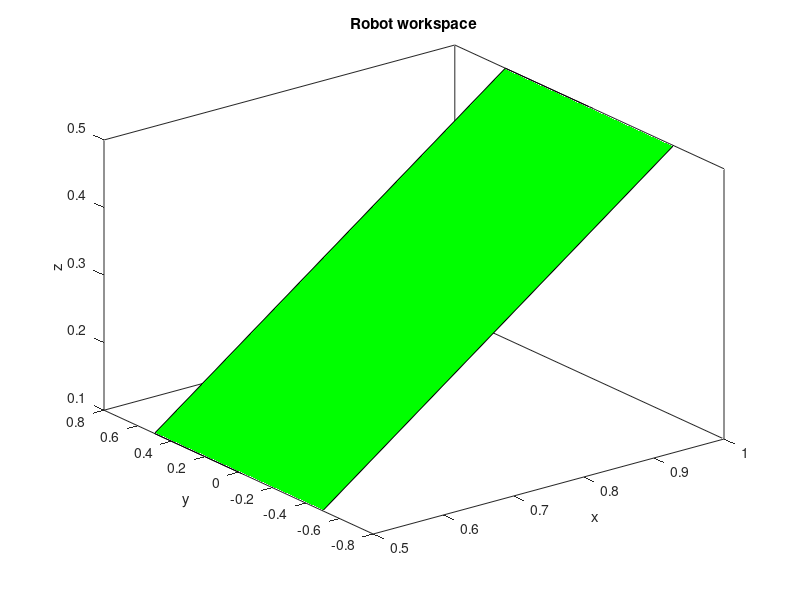

MATLAB code for this plot:
% Define the coordinates of the four points
pointc = [1.0, 0.5, 0.5];
pointd = [0.5, 0.5, 0.1];
pointa = [0.5, -0.5, 0.1];
pointb = [1, -0.5, 0.5];

% Create a new graphics window
figure(2);

% Use the fill3 function to draw and colour a closed plane consisting of four points
fill3([pointa(1), pointb(1), pointc(1), pointd(1)], ...
      [pointa(2), pointb(2), pointc(2), pointd(2)], ...
      [pointa(3), pointb(3), pointc(3), pointd(3)],"g");

% Set axis labels and titles
xlabel('x');
ylabel('y');
zlabel('z');
title('Robot workspace');
